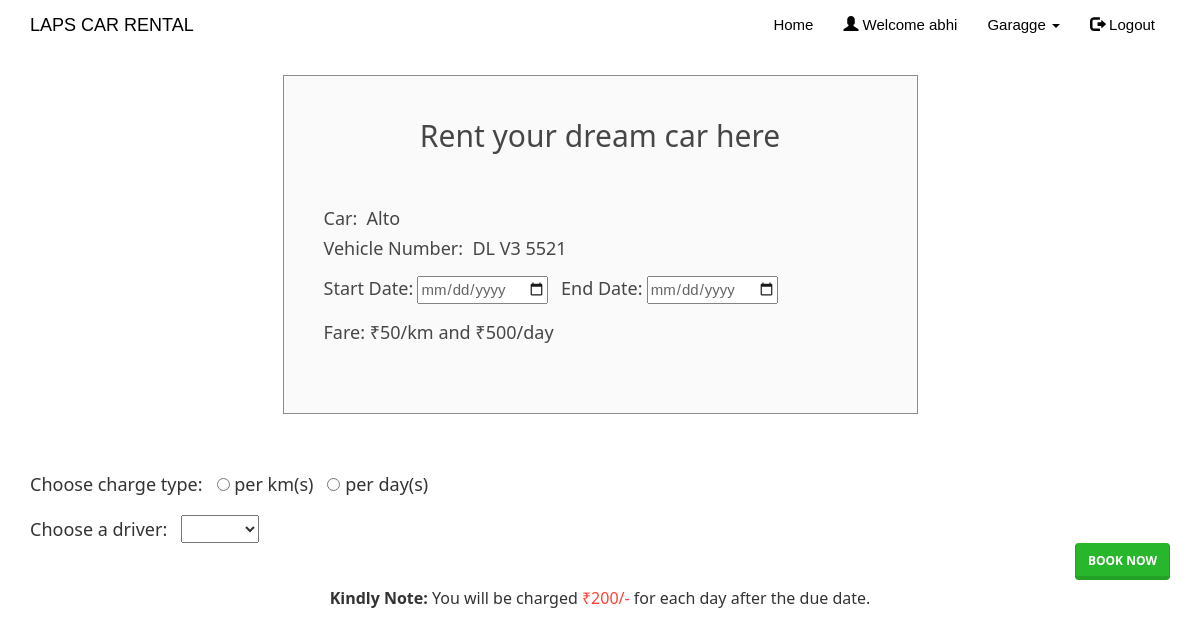
Page /booking.php?id=21 (signed in) on the committed database.
### tables this page shows
CREATE TABLE `cars` (
  `car_id` int(20) NOT NULL,
  `car_name` varchar(50) NOT NULL,
  `car_nameplate` varchar(50) NOT NULL,
  `car_img` varchar(50) DEFAULT 'NA',
  `price` float NOT NULL,
  `price_per_day` float NOT NULL,
  `car_availability` varchar(10) NOT NULL
);

### booking.php (the view, shortened to what this page needs)
<!DOCTYPE html>
<html>
<?php
include('session_customer.php');
?>
<head>
    <link rel="stylesheet" href="assets/bootstrap/css/bootstrap.min.css">
    <link rel="stylesheet" href="assets/fonts/font-awesome.min.css">
    <link rel="stylesheet" href="assets/w3css/w3.css">
    <link rel="stylesheet" type="text/css" media="screen" href="assets/css/clientpage.css" />
</head>
<body ng-app="">
    <nav class="navbar navbar-custom navbar-fixed-top" role="navigation" style="color: black">
        <div class="container">
            <div class="navbar-header">
                <a class="navbar-brand page-scroll" href="index.php">
                    LAPS CAR RENTAL </a>
            </div>
            <?php
            if (isset($_SESSION['login_client'])) {
                ?>
                <div class="collapse navbar-collapse navbar-right navbar-main-collapse">
                    <ul class="nav navbar-nav">
                        <li>
                            <a href="index.php">Home</a>
                        </li>
                        <li>
                            <a href="#"><span class="glyphicon glyphicon-user"></span> Welcome
                                <?php echo $_SESSION['login_client']; ?>
                            </a>
                        </li>
                        <li>
                            <ul class="nav navbar-nav navbar-right">
                                <li><a href="#" class="dropdown-toggle active" data-toggle="dropdown" role="button"
                                        aria-haspopup="true" aria-expanded="false"><span
                                            class="glyphicon glyphicon-user"></span> Control Panel <span
                                            class="caret"></span> </a>
                                    <ul class="dropdown-menu">
                                        <li> <a href="entercar.php">Add Car</a></li>
                                        <li> <a href="enterdriver.php"> Add Driver</a></li>
                                        <li> <a href="empview.php">View</a></li>
                                    </ul>
                                </li>
                            </ul>
                        </li>
                        <li>
                            <a href="logout.php"><span class="glyphicon glyphicon-log-out"></span> Logout</a>
                        </li>
                    </ul>
                </div>
                <?php
            } else if (isset($_SESSION['login_customer'])) {
                ?>
                    <div class="collapse navbar-collapse navbar-right navbar-main-collapse">
                        <ul class="nav navbar-nav">
                            <li>
                                <a href="index.php">Home</a>
                            </li>
                            <li>
                                <a href="#"><span class="glyphicon glyphicon-user"></span> Welcome
                                <?php echo $_SESSION['login_customer']; ?>
                                </a>
                            </li>
                            <ul class="nav navbar-nav">
                                <li><a href="#" class="dropdown-toggle active" data-toggle="dropdown" role="button"
                                        aria-haspopup="true" aria-expanded="false"> Garagge <span class="caret"></span> </a>
                                </li>
                            </ul>
                            <li>
                                <a href="logout.php"><span class="glyphicon glyphicon-log-out"></span> Logout</a>
                            </li>
                        </ul>
                    </div>
            <?php }
            ?>
        </div>
    </nav>
    <div class="container" style="margin-top: 65px;">
        <div class="col-md-7" style="float: none; margin: 0 auto;">
            <div class="form-area">
                <form role="form" action="bookingconfirm.php" method="POST">
                    <br style="clear: both">
                    <h2 style="margin-bottom: 25px; text-align: center; font-size: 30px;"> Rent your dream car here
                    </h2><br>
                    <?php
                    $car_id = $_GET["id"];
                    $sql1 = "SELECT * FROM cars WHERE car_id = '$car_id'";
                    $result1 = mysqli_query($conn, $sql1);
                    if (mysqli_num_rows($result1)) {
                        while ($row1 = mysqli_fetch_assoc($result1)) {
                            $car_name = $row1["car_name"];
                            $car_nameplate = $row1["car_nameplate"];
                            $price = $row1["price"];
                            $price_per_day = $row1["price_per_day"];
                        }
                    }
                    ?>
                    <h5> Car:&nbsp;
                        <?php echo ($car_name); ?>
                    </h5>
                    <h5> Vehicle Number:&nbsp;
                        <?php echo ($car_nameplate); ?>
                    </h5>
                    <?php $today = date("Y-m-d") ?>
                    <label>
                        <h5>Start Date:</h5>
                    </label>
                    <input type="date" name="rent_start_date" min="<?php echo ($today); ?>" required="">
                    <label>
                        <h5>End Date:</h5>
                    </label>
                    <input type="date" name="rent_end_date" min="<?php echo ($today); ?>" required="">
                                <h5>Fare:
                                    <?php echo ("₹" . $price . "/km and ₹" . $price_per_day . "/day"); ?>
                        </div>
            </div>
            <h5> Choose charge type: &nbsp;
                <input onclick="reveal()" type="radio" name="radio1" value="km"> per km(s) &nbsp;
                <input onclick="reveal()" type="radio" name="radio1" value="days"> per day(s)
                <br><br>
                Choose a driver: &nbsp;
                <select name="driver_id_from_dropdown" ng-model="myVar1">
                    <?php
                    $sql2 = "SELECT * FROM driver d WHERE d.driver_availability = 'yes' AND d.emp_username IN (SELECT cc.emp_username FROM clientcars cc WHERE cc.car_id = '$car_id')";
                    $result2 = mysqli_query($conn, $sql2);
                    if (mysqli_num_rows($result2) > 0) {
                        while ($row2 = mysqli_fetch_assoc($result2)) {
                            $driver_id = $row2["driver_id"];
                            $driver_name = $row2["driver_name"];
                            ?>
                            <option value="<?php echo ($driver_id); ?>">
                                <?php echo ($driver_name); ?>
                            <?php }
                    } else {
                        ?>
                            Sorry! No Drivers are currently available, try again later...
                            <?php
                    }
                    ?>
                </select>
                <input type="submit" name="submit" value="Book Now" class="btn btn-success pull-right">
        </div>
        <div class="col-md-12" style="float: none; margin: 0 auto; text-align: center;">
            <h6><strong>Kindly Note:</strong> You will be charged <span class="text-danger">₹200/-</span> for each day
                after the due date.</h6>
        </div>
</body>
</html>

### assets/w3css/w3.css (style rules this page uses)
*,*:before,*:after { box-sizing:inherit }
html { -ms-text-size-adjust:100%;-webkit-text-size-adjust:100% }
body { margin:0 }
article,aside,details,figcaption,figure,footer,header,main,menu,nav,section,summary { display:block }
a { background-color:transparent;-webkit-text-decoration-skip:objects }
button,input,select,textarea { font:inherit;margin:0 }
button,input { overflow:visible }
button,select { text-transform:none }
button,html [type=button],[type=reset],[type=submit] { -webkit-appearance:button }
[type=checkbox],[type=radio] { padding:0 }
html,body { font-family:Verdana,sans-serif;font-size:15px;line-height:1.5 }
html { overflow-x:hidden }
h2 { font-size:30px }
h5 { font-size:18px }
h6 { font-size:16px }
h1,h2,h3,h4,h5,h6 { font-family:"Segoe UI",Arial,sans-serif;font-weight:400;margin:10px 0 }
a { color:inherit }

### assets/css/clientpage.css (style rules this page uses)
.form-area { background-color: #FAFAFA; padding: 10px 40px 60px; margin: 10px 0px 60px; border: 1px solid GREY; opacity: 0.9; }

### rows in the picture
cars: car_name "Alto", car_nameplate "DL V3 5521", price "50", price_per_day "500"

### other values in the picture
$_SESSION['login_customer'] "abhi"
